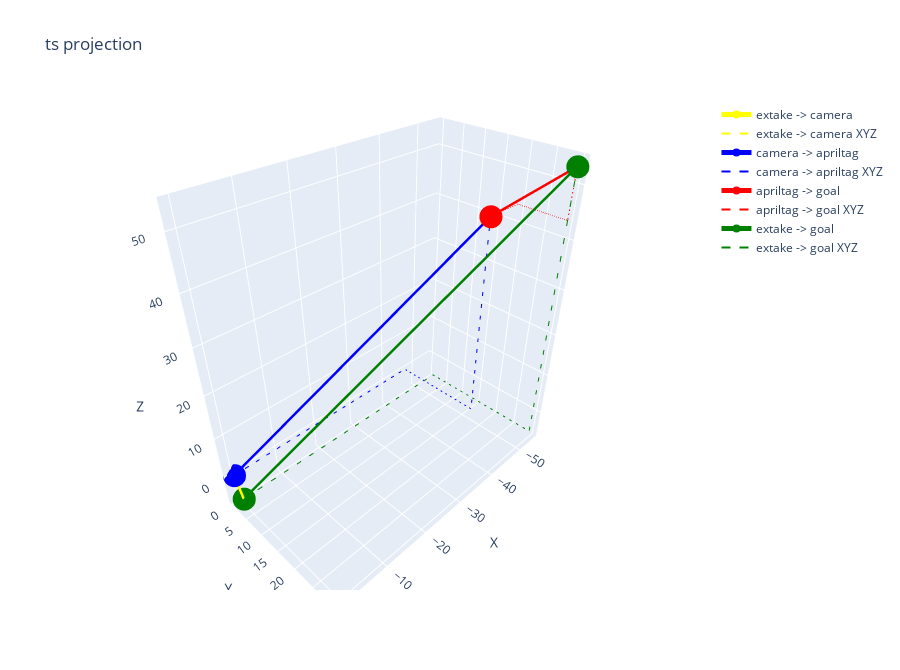

The notebook cell saved with this chart:
### Code cell
print(projectGoal(67, 67, 41, 41))

### Figure 1 — Plotly figure (JSON) as saved in the notebook; plotly's stock layout.template omitted (floating-point values rounded to 4 significant figures)
{"data": [{"line": {"color": "yellow", "width": 5}, "mode": "lines+markers", "name": "extake -> camera", "type": "scatter3d", "x": [0, 0], "y": [2, 0], "z": [-5, 0]}, {"line": {"color": "yellow", "dash": "dash", "width": 2}, "mode": "lines", "name": "extake -> camera XYZ", "type": "scatter3d", "x": [0, 0, 0, 0], "y": [2, 2, 0, 0], "z": [-5, -5, -5, 0]}, {"line": {"color": "blue", "width": 5}, "mode": "lines+markers", "name": "camera -> apriltag", "type": "scatter3d", "x": [0, -46.55], "y": [0, 19.76], "z": [0, 43.96]}, {"line": {"color": "blue", "dash": "dash", "width": 2}, "mode": "lines", "name": "camera -> apriltag XYZ", "type": "scatter3d", "x": [0, -46.55, -46.55, -46.55], "y": [0, 0, 19.76, 19.76], "z": [0, 0, 0, 43.96]}, {"line": {"color": "red", "width": 5}, "mode": "lines+markers", "name": "apriltag -> goal", "type": "scatter3d", "x": [-46.55, -54.5], "y": [19.76, 30.03], "z": [43.96, 53.21]}, {"line": {"color": "red", "dash": "dash", "width": 2}, "mode": "lines", "name": "apriltag -> goal XYZ", "type": "scatter3d", "x": [-46.55, -54.5, -54.5, -54.5], "y": [19.76, 19.76, 30.03, 30.03], "z": [43.96, 43.96, 43.96, 53.21]}, {"line": {"color": "green", "width": 5}, "mode": "lines+markers", "name": "extake -> goal", "type": "scatter3d", "x": [0, -54.5], "y": [2, 30.03], "z": [-5, 53.21]}, {"line": {"color": "green", "dash": "dash", "width": 2}, "mode": "lines", "name": "extake -> goal XYZ", "type": "scatter3d", "x": [0, -54.5, -54.5, -54.5], "y": [2, 2, 30.03, 30.03], "z": [-5, -5, -5, 53.21]}], "layout": {"height": 670, "scene": {"aspectmode": "data", "xaxis": {"title": {"text": "X"}}, "yaxis": {"title": {"text": "Y"}}, "zaxis": {"title": {"text": "Z"}}}, "title": {"text": "ts projection"}}}
